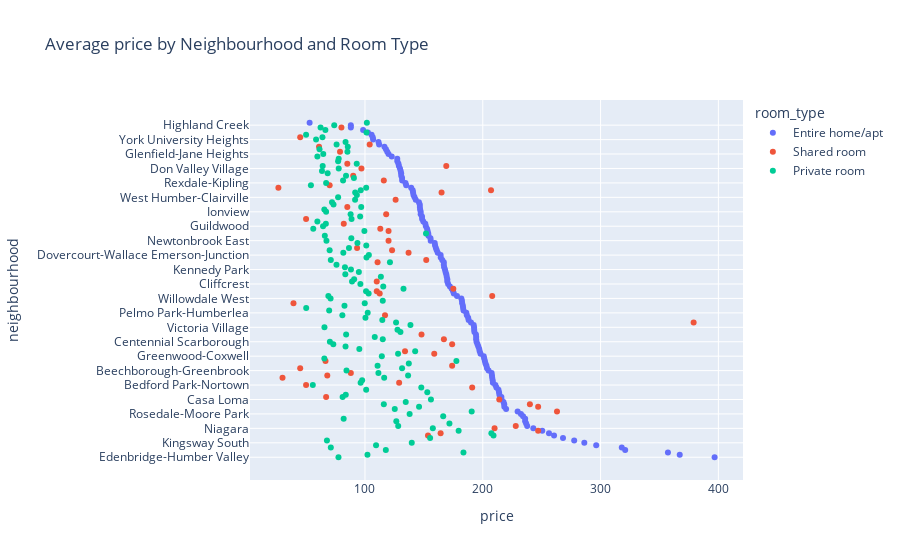

Source (notebook cell):
### Code cell
dfNRP=dfA.groupby(['neighbourhood','room_type'])['price'].mean().sort_values(ascending = False).round(1).reset_index()
plt.figure(figsize=(10,8))
fig = px.scatter(dfNRP, x="price", y="neighbourhood", color="room_type",
                 title="Average price by Neighbourhood and Room Type "
                 #,labels={"salary":"Annual Salary (in thousands)"} # customize axis label
                )
fig.show()

### Figure 1 — Plotly figure (JSON) as saved in the notebook; plotly's stock layout.template omitted (floating-point values rounded to 4 significant figures; data arrays with more than 128 entries replaced by an {"elided": "..."} marker saying what was removed)
{"data": [{"hovertemplate": "room_type=Entire home/apt<br>price=%{x}<br>neighbourhood=%{y}<extra></extra>", "legendgroup": "Entire home/apt", "marker": {"color": "#636efa", "symbol": "circle"}, "mode": "markers", "name": "Entire home/apt", "orientation": "h", "showlegend": true, "type": "scatter", "x": {"elided": "140 float values"}, "xaxis": "x", "y": {"elided": "140 str values"}, "yaxis": "y"}, {"hovertemplate": "room_type=Shared room<br>price=%{x}<br>neighbourhood=%{y}<extra></extra>", "legendgroup": "Shared room", "marker": {"color": "#EF553B", "symbol": "circle"}, "mode": "markers", "name": "Shared room", "orientation": "h", "showlegend": true, "type": "scatter", "x": [379, 263, 247, 247, 240, 228, 214, 210, 208, 207, 191, 175, 174, 174, 169, 167, 165, 164.2, 158.8, 153.5, 152, 148, 137, 134, 129, 126, 123, 120, 120, 118, 117, 116, 113, 112.5, 110.7, 110, 110, 104, 97, 93.3, 90, 88, 85, 85, 82, 80, 78.8, 70, 68, 67, 66.5, 61, 50, 50, 45, 45, 39.3, 30, 26.5], "xaxis": "x", "y": ["Kensington-Chinatown", "Annex", "Bay Street Corridor", "Moss Park", "South Riverdale", "Regent Park", "Casa Loma", "Niagara", "Downsview-Roding-CFB", "Keelesdale-Eglinton West", "University", "Yonge-Eglinton", "Banbury-Don Mills", "Willowdale East", "Pleasant View", "Woodbine Corridor", "Agincourt South-Malvern West", "Waterfront Communities-The Island", "Mount Pleasant West", "Yonge-St.Clair", "Corso Italia-Davenport", "Stonegate-Queensway", "Clanton Park", "South Parkdale", "Parkwoods-Donalda", "Woburn", "Caledonia-Fairbank", "High Park North", "Newtonbrook East", "Weston-Pellam Park", "Bayview Woods-Steeles", "Tam O'Shanter-Sullivan", "West Hill", "Oakwood Village", "North Riverdale", "Junction Area", "Eringate-Centennial-West Deane", "Bendale", "Don Valley Village", "Islington-City Centre West", "Newtonbrook West", "Weston", "Dufferin Grove", "Thorncliffe Park", "L'Amoreaux", "Broadview North", "Briar Hill-Belgravia", "Agincourt North", "North St.James Town", "Hillcrest Village", "Church-Yonge Corridor", "Mount Dennis", "Bedford Park-Nortown", "Bayview Village", "Mimico (includes Humber Bay Shores)", "Milliken", "O'Connor-Parkview", "Cabbagetown-South St.James Town", "Clairlea-Birchmount"], "yaxis": "y"}, {"hovertemplate": "room_type=Private room<br>price=%{x}<br>neighbourhood=%{y}<extra></extra>", "legendgroup": "Private room", "marker": {"color": "#00cc96", "symbol": "circle"}, "mode": "markers", "name": "Private room", "orientation": "h", "showlegend": true, "type": "scatter", "x": {"elided": "140 float values"}, "xaxis": "x", "y": {"elided": "140 str values"}, "yaxis": "y"}], "layout": {"autosize": true, "legend": {"title": {"text": "room_type"}, "tracegroupgap": 0}, "title": {"text": "Average price by Neighbourhood and Room Type "}, "xaxis": {"anchor": "y", "autorange": true, "domain": [0, 1], "range": [3.556, 419.7], "title": {"text": "price"}, "type": "linear"}, "yaxis": {"anchor": "x", "autorange": true, "domain": [0, 1], "range": [-11.47, 150.5], "title": {"text": "neighbourhood"}, "type": "category"}}}
